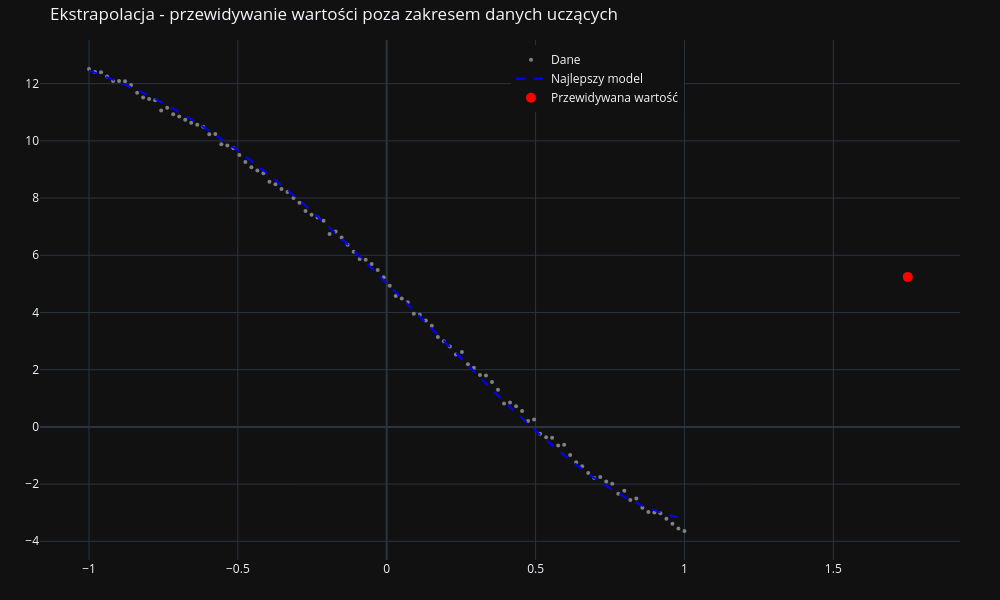

The code cell stored with this chart in its notebook:
### Markdown cell above
Co jednak się stanie, gdy spróbujemy przewidywać wartości spoza znanego zakresu, czyli wykonać **ekstrapolację**?

### Code cell
x_extr = 1.75

# Predykcje dla nowego punktu
new_y = sum(c * x_extr**i for i, c in enumerate(best_coeffs))

# Rysowanie wykresu
fig = go.Figure()
fig.add_trace(go.Scatter(x=x, y=y, mode='markers', name='Dane', marker=dict(size=4, color='gray')))
fig.add_trace(go.Scatter(x=x, y=y_best, mode='lines', name='Najlepszy model', line=dict(color='blue', dash='dash')))
fig.add_trace(go.Scatter(x=[x_extr], y=[new_y], mode='markers', name='Przewidywana wartość', marker=dict(size=10, color='red')))

fig.update_layout(
    title="Ekstrapolacja - przewidywanie wartości poza zakresem danych uczących",
    height=600,
    width=1000,
    margin=dict(l=40, r=40, t=40, b=40),
    legend=dict(x=0.7, y=0.99, xanchor='right', yanchor='top'),
)
fig.show()

# Granice zbioru uczącego dla kontekstu
min_x = np.min(x)
max_x = np.max(x)

html_content = "<div aria-live='polite' style='margin-top: 20px; font-size: 16px;'>"
html_content += f"<b>Ekstrapolacja - dla nowego punktu x = {x_extr:.3f}:</b><ul>"
html_content += f"<li><b>Przewidywana wartość przez model:</b> y = {new_y:.3f}</li>"
html_content += "<li><b>Kontekst danych uczących:</b><ul>"
html_content += f"<li>Zakres osi x w danych uczących wynosi od {min_x:.3f} do {max_x:.3f}.</li>"
html_content += f"<li>Badany punkt x = {x_extr:.3f} znajduje się poza obszarem, na którym model był trenowany.</li>"
html_content += "</ul></li>"
html_content += "</ul></div>"

display(HTML(html_content))
